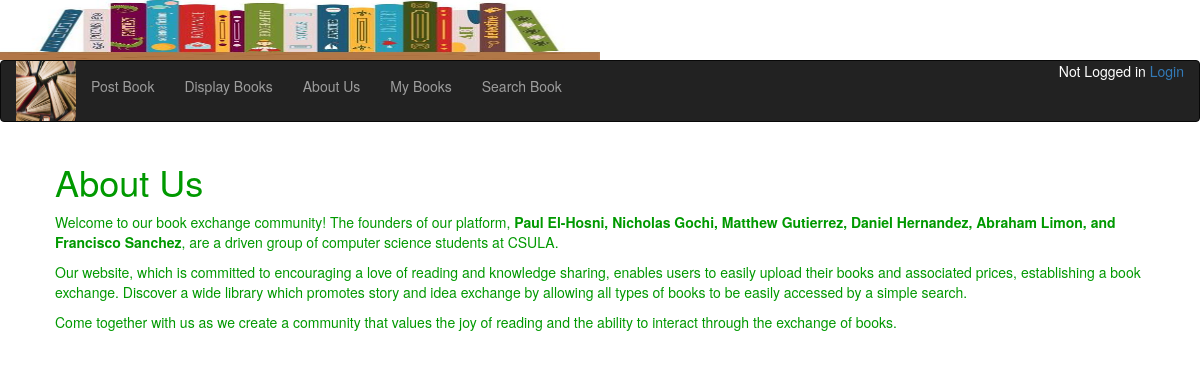
The app's page /aboutus with its own data.
### bookMng/models.py (models this page shows, shortened)
class MainMenu(models.Model):
    item = models.CharField(max_length=200, unique=True)
    link = models.CharField(max_length=200, unique=True)

### bookMng/views.py (the view)
# urls.py: path('aboutus', views.aboutus, name='aboutus'),
def aboutus(request):
    return render(request, 'bookMng/aboutus.html',
                  {'item_list': MainMenu.objects.all()})

### bookEx/templates/bookMng/aboutus.html (shortened to what this page needs)
{% extends "base.html" %}
{% load static %}
{% block sidenav %}
  {% for item in item_list %}
    <li>
      <a href="{{item.link}}">{{item.item}}</a>
    </li>
  {% endfor %}
{% endblock sidenav %}
{% block content %}
  <div style="margin-left: 25px; color: #009900;">
  <h1>About Us</h1>
  <p>
    Welcome to our book exchange community! The founders of our platform,
    <b>Paul El-Hosni, Nicholas Gochi, Matthew Gutierrez, Daniel Hernandez, Abraham Limon,
    and Francisco Sanchez</b>, are a driven group of computer science students at CSULA.
  </p>
  <p>
    Our website, which is committed to encouraging a love of reading and knowledge sharing,
    enables users to easily upload their books and associated prices, establishing a book exchange.
    Discover a wide library which promotes story and idea exchange by allowing all types of
    books to be easily accessed by a simple search.
  </p>
  <p>
    Come together with us as we create a community that values the joy of reading and the ability to
    interact through the exchange of books.
  </p>
  </div>
{% endblock content %}

### records on screen
MainMenu: item "Post Book"
MainMenu: item "Display Books"
MainMenu: item "About Us"
MainMenu: item "My Books"
MainMenu: item "Search Book"
